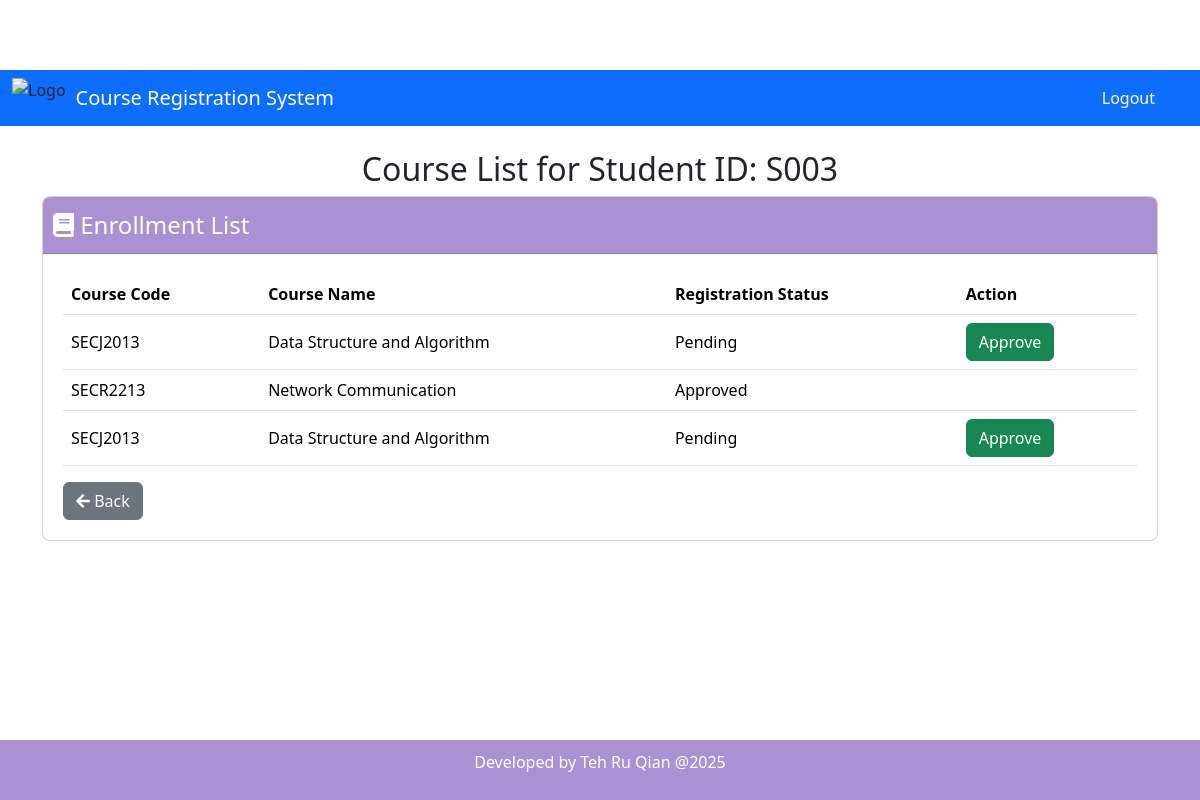
The page /lecturer/s_course_list.php?id=S003 (signed in) on the database its author committed.
### tables this page shows
CREATE TABLE `tb_enrollments` (
  `enrollment_id` int(11) NOT NULL,
  `student_id` varchar(11) NOT NULL,
  `course_id` int(11) NOT NULL,
  `semester` varchar(20) NOT NULL,
  `registration_date` date NOT NULL DEFAULT current_timestamp(),
  `registration_status` int(5) NOT NULL
);

CREATE TABLE `tb_courses` (
  `course_id` int(11) NOT NULL,
  `course_name` varchar(100) NOT NULL,
  `course_code` varchar(20) NOT NULL,
  `course_description` text DEFAULT NULL,
  `lecturer_id` varchar(11) NOT NULL,
  `max_students` int(11) NOT NULL
);

CREATE TABLE `tb_status` (
  `s_id` int(5) NOT NULL,
  `s_desc` varchar(30) NOT NULL
);

### lecturer/s_course_list.php (the view, shortened to what this page needs)
<?php
include '../db_connect.php';
include '../headerlecturer.php';
$student_id = $_GET['id'];
$sql = "SELECT e.enrollment_id, c.course_code, c.course_name, e.registration_status
        FROM tb_enrollments e
        JOIN tb_courses c ON e.course_id = c.course_id
        WHERE e.student_id = ?";
$stmt = $conn->prepare($sql);
$stmt->bind_param("s", $student_id);
$stmt->execute();
$course_result = $stmt->get_result();
?>
<div class="container">
<br>
<div class="jumbotron">
    <h2 style="text-align: center;">Course List for Student ID: <?php echo htmlspecialchars($student_id); ?></h2>
    <div class="card mb-3" style="border-radius: 0.5rem; overflow: hidden;">
        <div class="card-header" style="background-color: #a991d4; color: white; padding: 10px; font-size: 1.5rem;">
            <i class="fas fa-book"></i> Enrollment List
        </div>
    <div class="card-body" style="padding: 20px;">
    <table class="table table-hover align-middle">
        <thead>
            <tr>
                <th>Course Code</th>
                <th>Course Name</th>
                <th>Registration Status</th>
                <th>Action</th>
            </tr>
        </thead>
        <tbody>
        <?php
        if ($course_result->num_rows > 0) {
            while ($course = $course_result->fetch_assoc()) {
                echo "<tr>";
                echo "<td>" . htmlspecialchars($course['course_code']) . "</td>";
                echo "<td>" . htmlspecialchars($course['course_name']) . "</td>";
                $registration_status = $course['registration_status'];
                $status_sql = "SELECT s_desc FROM tb_status WHERE s_id = '$registration_status'";
                $status_result = mysqli_query($conn, $status_sql);
                $status_row = mysqli_fetch_assoc($status_result);
                $registration_status_desc = $status_row['s_desc'];
                echo "<td>" . htmlspecialchars($registration_status_desc) . "</td>";
                if ($course['registration_status'] == '1') {
                    echo "<td class='text-left'><button class='btn btn-success' onclick=\"changeStatus('" . $course['enrollment_id'] . "')\">Approve</button></td>";
                } else {
                    echo "<td></td>";
                }
                echo "</tr>";
            }
        } else {
            echo "<tr><td colspan='4' class='text-center'>No courses found</td></tr>";
        }
        ?>
        </tbody>
    </table>
    <button type="button" class="btn btn-secondary" onclick="window.location.href='student_list.php'">
        <i class="fas fa-arrow-left"></i> Back
    </button>
</div>
<?php include '../footer.php';?>

### headerlecturer.php (style rules this page uses)
body { margin: 0; padding: 0; height: 100vh; display: flex; flex-direction: column; font-family: 'Inter', sans-serif; padding-top: 70px; background: white }

### rows shown on the page
tb_enrollments: course.course_code "SECJ2013", course.course_name "Data Structure and Algorithm", registration_status.s_desc "Pending"
tb_enrollments: course.course_code "SECR2213", course.course_name "Network Communication", registration_status.s_desc "Approved"
tb_enrollments: course.course_code "SECJ2013", course.course_name "Data Structure and Algorithm", registration_status.s_desc "Pending"

### other values the page prints
$student_id "S003"
